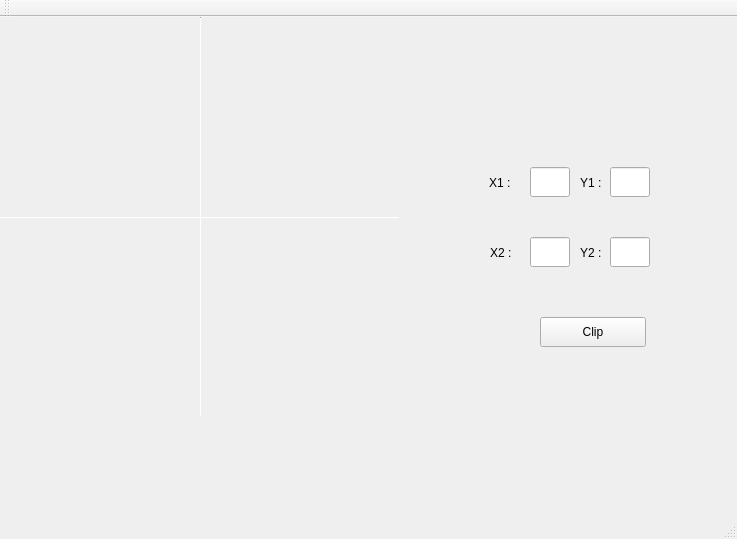
<?xml version="1.0" encoding="UTF-8"?>
<ui version="4.0">
 <class>MainWindow</class>
 <widget class="QMainWindow" name="MainWindow">
  <property name="geometry">
   <rect>
    <x>0</x>
    <y>0</y>
    <width>737</width>
    <height>539</height>
   </rect>
  </property>
  <property name="windowTitle">
   <string>MainWindow</string>
  </property>
  <widget class="QWidget" name="centralWidget">
   <widget class="QLabel" name="label">
    <property name="geometry">
     <rect>
      <x>0</x>
      <y>0</y>
      <width>400</width>
      <height>400</height>
     </rect>
    </property>
    <property name="text">
     <string/>
    </property>
   </widget>
   <widget class="QLineEdit" name="x1">
    <property name="geometry">
     <rect>
      <x>530</x>
      <y>150</y>
      <width>40</width>
      <height>30</height>
     </rect>
    </property>
    <property name="text">
     <string/>
    </property>
   </widget>
   <widget class="QLineEdit" name="y1">
    <property name="geometry">
     <rect>
      <x>610</x>
      <y>150</y>
      <width>40</width>
      <height>30</height>
     </rect>
    </property>
    <property name="text">
     <string/>
    </property>
   </widget>
   <widget class="QLineEdit" name="x2">
    <property name="geometry">
     <rect>
      <x>530</x>
      <y>220</y>
      <width>40</width>
      <height>30</height>
     </rect>
    </property>
    <property name="text">
     <string/>
    </property>
   </widget>
   <widget class="QLineEdit" name="y2">
    <property name="geometry">
     <rect>
      <x>610</x>
      <y>220</y>
      <width>40</width>
      <height>30</height>
     </rect>
    </property>
    <property name="text">
     <string/>
    </property>
   </widget>
   <widget class="QLabel" name="label_2">
    <property name="geometry">
     <rect>
      <x>489</x>
      <y>150</y>
      <width>31</width>
      <height>31</height>
     </rect>
    </property>
    <property name="text">
     <string>X1 :</string>
    </property>
   </widget>
   <widget class="QLabel" name="label_3">
    <property name="geometry">
     <rect>
      <x>580</x>
      <y>220</y>
      <width>31</width>
      <height>31</height>
     </rect>
    </property>
    <property name="text">
     <string>Y2 :</string>
    </property>
   </widget>
   <widget class="QLabel" name="label_4">
    <property name="geometry">
     <rect>
      <x>490</x>
      <y>220</y>
      <width>31</width>
      <height>31</height>
     </rect>
    </property>
    <property name="text">
     <string>X2 :</string>
    </property>
   </widget>
   <widget class="QLabel" name="label_5">
    <property name="geometry">
     <rect>
      <x>580</x>
      <y>150</y>
      <width>31</width>
      <height>31</height>
     </rect>
    </property>
    <property name="text">
     <string>Y1 :</string>
    </property>
   </widget>
   <widget class="QPushButton" name="pushButton">
    <property name="geometry">
     <rect>
      <x>540</x>
      <y>300</y>
      <width>106</width>
      <height>30</height>
     </rect>
    </property>
    <property name="text">
     <string>Clip</string>
    </property>
   </widget>
   <widget class="Line" name="line">
    <property name="geometry">
     <rect>
      <x>0</x>
      <y>200</y>
      <width>400</width>
      <height>1</height>
     </rect>
    </property>
    <property name="orientation">
     <enum>Qt::Horizontal</enum>
    </property>
   </widget>
   <widget class="Line" name="line_2">
    <property name="geometry">
     <rect>
      <x>200</x>
      <y>0</y>
      <width>1</width>
      <height>400</height>
     </rect>
    </property>
    <property name="orientation">
     <enum>Qt::Vertical</enum>
    </property>
   </widget>
  </widget>
  <widget class="QMenuBar" name="menuBar">
   <property name="geometry">
    <rect>
     <x>0</x>
     <y>0</y>
     <width>737</width>
     <height>26</height>
    </rect>
   </property>
  </widget>
  <widget class="QToolBar" name="mainToolBar">
   <attribute name="toolBarArea">
    <enum>TopToolBarArea</enum>
   </attribute>
   <attribute name="toolBarBreak">
    <bool>false</bool>
   </attribute>
  </widget>
  <widget class="QStatusBar" name="statusBar"/>
 </widget>
 <layoutdefault spacing="6" margin="11"/>
 <resources/>
 <connections/>
</ui>
